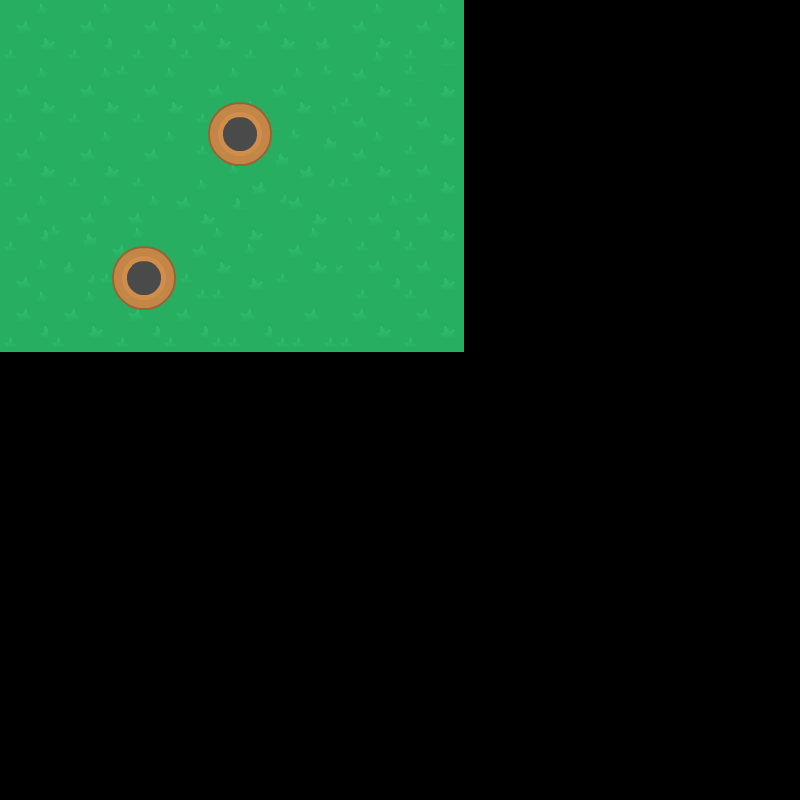

The image is a tile-based game level rendered from a .tmx file. Its description and source (layers, tilesets, objects; grid data summarised) follow:
An orthogonal 50x50 tile map with 16x16 px tiles, 2 tile layers (Background, Cosas).

<map version="1.5" tiledversion="1.6.0" orientation="orthogonal" renderorder="right-down" width="50" height="50" tilewidth="16" tileheight="16" infinite="0" nextlayerid="3" nextobjectid="1">
 <tileset firstgid="1" name="spritesheet_tiles" tilewidth="16" tileheight="16" tilecount="11284" columns="124">
  <image source="spritesheet_tiles.png" width="1988" height="1470" />
  <tile id="4000">
   <properties>
    <property name="solido" type="bool" value="true" />
   </properties>
  </tile>
  <tile id="4001">
   <properties>
    <property name="solido" type="bool" value="true" />
   </properties>
  </tile>
  <tile id="4002">
   <properties>
    <property name="solido" type="bool" value="true" />
   </properties>
  </tile>
  <tile id="4003">
   <properties>
    <property name="solido" type="bool" value="true" />
   </properties>
  </tile>
  <tile id="4004">
   <properties>
    <property name="solido" type="bool" value="true" />
   </properties>
  </tile>
  <tile id="4124">
   <properties>
    <property name="solido" type="bool" value="true" />
   </properties>
  </tile>
  <tile id="4125">
   <properties>
    <property name="solido" type="bool" value="true" />
   </properties>
  </tile>
  <tile id="4126">
   <properties>
    <property name="solido" type="bool" value="true" />
   </properties>
  </tile>
  <tile id="4127">
   <properties>
    <property name="solido" type="bool" value="true" />
   </properties>
  </tile>
  <tile id="4128">
   <properties>
    <property name="solido" type="bool" value="true" />
   </properties>
  </tile>
  <tile id="4248">
   <properties>
    <property name="solido" type="bool" value="true" />
   </properties>
  </tile>
  <tile id="4249">
   <properties>
    <property name="solido" type="bool" value="true" />
   </properties>
  </tile>
  <tile id="4250">
   <properties>
    <property name="solido" type="bool" value="true" />
   </properties>
  </tile>
  <tile id="4251">
   <properties>
    <property name="solido" type="bool" value="true" />
   </properties>
  </tile>
  <tile id="4252">
   <properties>
    <property name="solido" type="bool" value="true" />
   </properties>
  </tile>
  <tile id="4372">
   <properties>
    <property name="solido" type="bool" value="true" />
   </properties>
  </tile>
  <tile id="4373">
   <properties>
    <property name="solido" type="bool" value="true" />
   </properties>
  </tile>
  <tile id="4374">
   <properties>
    <property name="solido" type="bool" value="true" />
   </properties>
  </tile>
  <tile id="4375">
   <properties>
    <property name="solido" type="bool" value="true" />
   </properties>
  </tile>
  <tile id="4376">
   <properties>
    <property name="solido" type="bool" value="true" />
   </properties>
  </tile>
  <tile id="4496">
   <properties>
    <property name="solido" type="bool" value="true" />
   </properties>
  </tile>
  <tile id="4497">
   <properties>
    <property name="solido" type="bool" value="true" />
   </properties>
  </tile>
  <tile id="4498">
   <properties>
    <property name="solido" type="bool" value="true" />
   </properties>
  </tile>
  <tile id="4499">
   <properties>
    <property name="solido" type="bool" value="true" />
   </properties>
  </tile>
  <tile id="4500">
   <properties>
    <property name="solido" type="bool" value="true" />
   </properties>
  </tile>
 </tileset>
 <layer id="1" name="Background" width="50" height="50">
  <data>[2500 cells, 652 non-empty, 29 distinct tile ids]</data>
 </layer>
 <layer id="2" name="Cosas" width="50" height="50">
  <data>[2500 cells, 40 non-empty, 20 distinct tile ids]</data>
 </layer>
</map>
